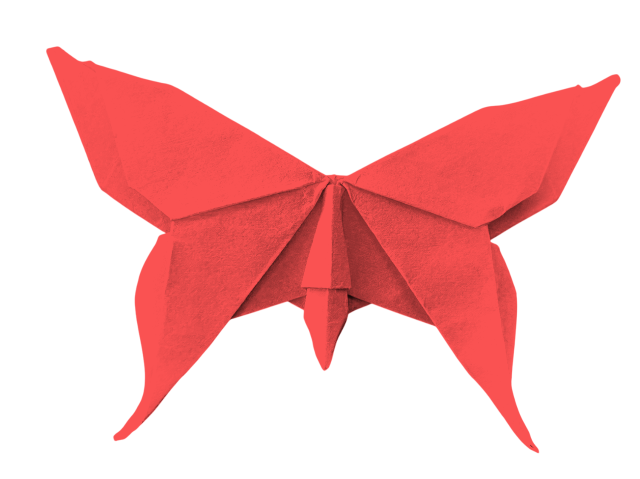
#> input picture animation/butterfly_colored/butterfly_bright_red.png, 1280 x 958 px, given in place of butterfly-hand-combined.jpg, which was not available (shown at 1/2 size)
$ python butterfly-script.py   (older library calls are emulated)
#> lines starting #> are read from the running program, lines starting #| are printed output that depends on the picture; after the words box and inside, x2 and y2 are one past the last pixel; in counts of white or black regions, pixels touching at a corner belong together; pictures that were not available may be replaced by others from this repository, and a replacement may not be noted
# Phase 1: Preprocessing
from PIL import Image, ImageOps
import numpy as np
import matplotlib.pyplot as plt

# = == Configurable Parameters ===
gamma = 1.5                 # Gamma correction factor
brightness_threshold = 20   # Brightness floor threshold (0–255)
alpha_sobel = 0     # Strength of soft enhancement
canny_boost = 255     # Brightness to add at hard edges


# === Load and Convert to Grayscale ===
input_path = "butterfly-hand-combined.jpg"
img = Image.open(input_path).convert("RGB")
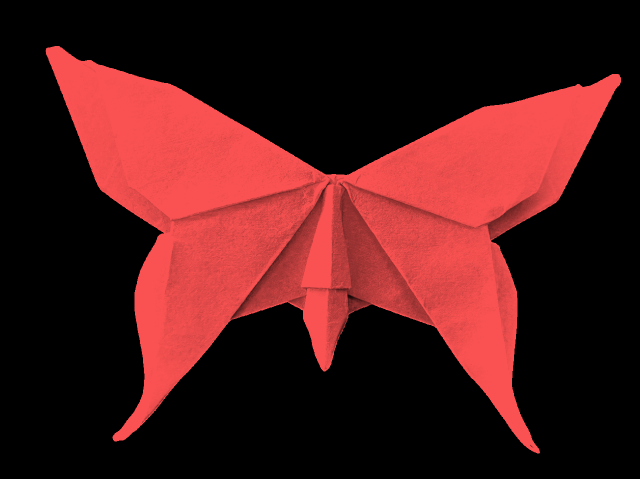
#> img: PIL image 1280x958 RGB (shown at 1/2 size); mean R, G, B 74.4, 24.3, 24.3
gray = ImageOps.grayscale(img)
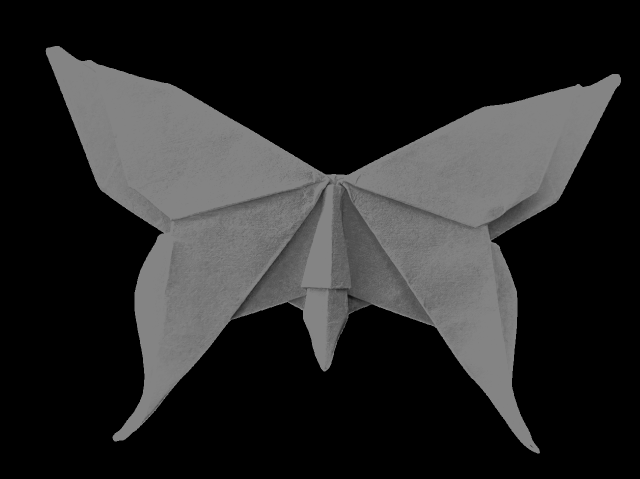
#> gray: PIL image 1280x958 L (shown at 1/2 size); min 0, max 132, mean 39.3
gray_np = np.array(gray).astype(np.float32)

# === Apply Gamma Correction ===
gamma_corrected = 255 * ((gray_np / 255) ** gamma)

# === Apply Brightness Threshold Floor ===
gamma_corrected[gamma_corrected < brightness_threshold] = 0
#> gamma_corrected: shape (958, 1280) float32; min 0, max 94.97, mean 27.3
gamma_corrected = np.clip(gamma_corrected, 0, 255).astype(np.uint8)

import cv2

# === Convert gamma-corrected image to uint8 for OpenCV ===
gamma_uint8 = gamma_corrected.astype(np.uint8)

# === Compute Sobel Edge Map ===
sobel_x = cv2.Sobel(gamma_uint8, cv2.CV_64F, 1, 0, ksize=3)
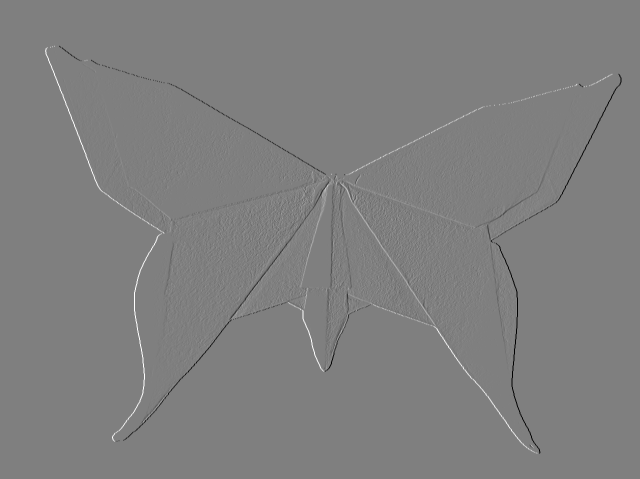
#> sobel_x: shape (958, 1280) float64 (shown at 1/2 size); min -376, max 376, mean 0; drawn with min black and max white
sobel_y = cv2.Sobel(gamma_uint8, cv2.CV_64F, 0, 1, ksize=3)
sobel_mag = np.hypot(sobel_x, sobel_y)
sobel_mag = np.clip(sobel_mag / sobel_mag.max(), 0, 1) * 255
sobel_mag = sobel_mag.astype(np.uint8)

# === Compute Canny Edge Map ===

canny_edges = cv2.Canny(gamma_uint8, threshold1=50, threshold2=150)
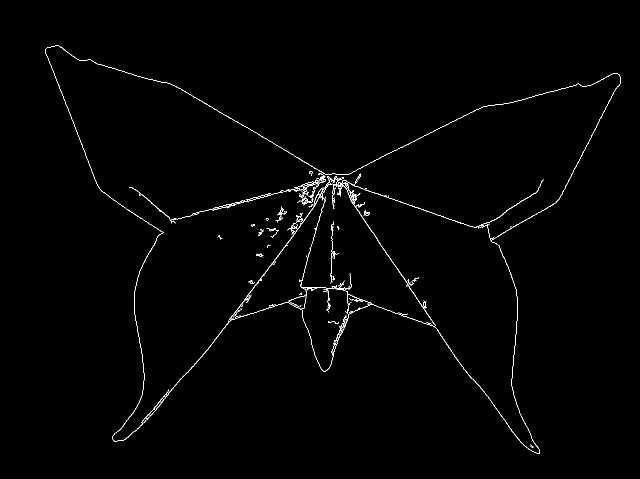
#> canny_edges: shape (958, 1280) (shown at 1/2 size); 0.84% white in thin lines or dots, all inside (x1, y1, x2, y2) = (91, 91, 1242, 907)
canny_mask = (canny_edges > 0).astype(np.uint8)

# === Blend Both into Brightness Map ===

enhanced = gamma_uint8 + (alpha_sobel * sobel_mag).astype(np.uint8)
enhanced = np.clip(enhanced, 0, 255)
enhanced += (canny_mask * canny_boost)
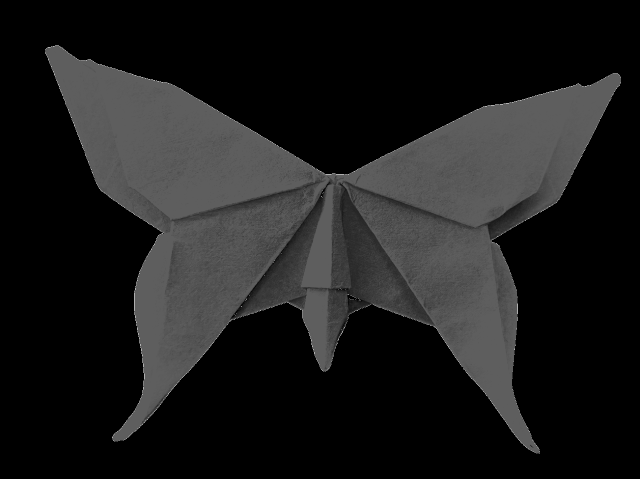
#> enhanced: shape (958, 1280) (shown at 1/2 size); min 0, max 255, mean 27.6
enhanced = np.clip(enhanced, 0, 255)

# === Apply Brightness Threshold Floor (Post-Blend) ===
enhanced[enhanced < brightness_threshold] = 0
#> enhanced: shape (958, 1280); under 0.01% of pixels changed, all inside (x1, y1, x2, y2) = (467, 388, 720, 659)
enhanced = enhanced.astype(np.uint8)

# === Save and Display ===
final_img = Image.fromarray(enhanced)
final_img.save("01_preprocessed2.png")

plt.imshow(final_img, cmap="gray")
plt.axis("off")
plt.title("01_preprocessed2.png (hybrid edge enhanced)")
plt.show()

import random
from PIL import ImageDraw, Image
import numpy as np
import matplotlib.pyplot as plt

# === Phase 2: Dot Sampling ===

# === Configurable Parameters ===
num_dots_target = 2500        # Total number of dots to sample
dot_radius = 4                # Radius of each dot in pixels
overlap_allowed = 0.3         # e.g., allow 50% diameter overlap
delta = 1                   # Controls brightness influence (delta < 1 favors dark, >1 favors light)

# === Load Preprocessed Image ===
gray_img = Image.open("01_preprocessed2.png")
gray_np = np.array(gray_img).astype(np.float32)
height, width = gray_np.shape
#> height = 958; width = 1280

# === Normalize to Probability Map and Apply Delta Curve ===
prob_map = (gray_np / 255.0) ** delta

# === Sample Dot Coordinates ===
coords = []
attempts = 0
max_attempts = num_dots_target * 10

while len(coords) < num_dots_target and attempts < max_attempts:
    x = random.randint(0, width - 1)
    y = random.randint(0, height - 1)
    if random.random() < prob_map[y, x]:
        coords.append((x, y))
    attempts += 1
#> after the loop, attempts = 22598; coords = 2500 pairs, first value 94 to 1238, second value 92 to 900

# === Filter Overlapping Dots ===
def filter_overlapping(coords, dot_radius, overlap_allowed):
#> called with dot_radius = 4, overlap_allowed = 0.3
    min_dist = 2 * dot_radius * (1 - overlap_allowed)
    min_dist_sq = min_dist ** 2
    accepted = []

    for x, y in coords:
        too_close = False
        for ax, ay in accepted:
            dx = x - ax
            dy = y - ay
            if dx * dx + dy * dy < min_dist_sq:
                too_close = True
                break
        if not too_close:
            accepted.append((x, y))
#> this loop made 2500 passes
#> (x, y) on passes 1 to 3: (447, 516), (1067, 266), (617, 564)
#> after the loop, accepted = 1900 pairs, first value 94 to 1238, second value 92 to 900
    return accepted

# === Apply Overlap Constraint ===
coords = filter_overlapping(coords, dot_radius, overlap_allowed)
#> coords has the same summary as accepted in filter_overlapping
print(f"Total dots after overlap filtering: {len(coords)}")
#| Total dots after overlap filtering: 1900

# === Render Dots ===
dot_image = Image.new("RGB", (width, height), "black")
#> dot_image: PIL image 1280x958 RGB; every value is 0
draw = ImageDraw.Draw(dot_image)

for x, y in coords:
    draw.ellipse(
        [(x - dot_radius, y - dot_radius), (x + dot_radius, y + dot_radius)],
        fill="white"
    )
#> this loop made 1900 passes

# === Save and Preview ===
dot_image.save("02_white_dots2.png")
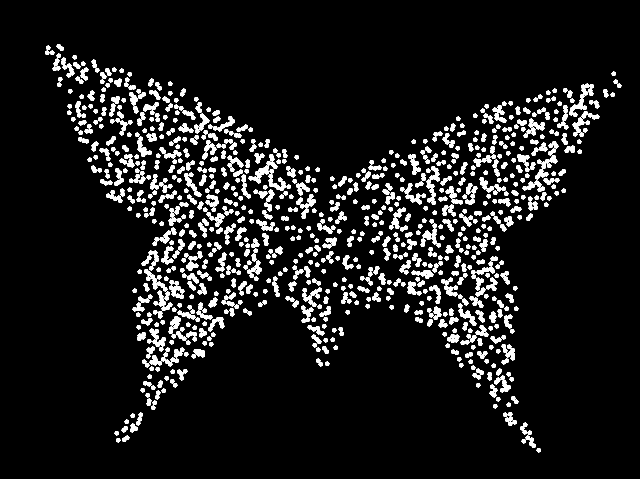
#> saved as 02_white_dots2.png: PIL image 1280x958 RGB (shown at 1/2 size); 9.1% white; 1035 white regions, largest, box (x1, y1, x2, y2) and area: (1138, 167, 1188, 234) 961, (497, 331, 538, 367) 565, (288, 538, 335, 583) 528
plt.imshow(dot_image)
plt.axis("off")
plt.title("02_white_dots2.png")
plt.show()

import colorsys

# === Configurable Parameters ===
light_thresh = 200
mid_thresh = 0
chroma_threshold = 0.1  # Below this, favor more neutral color in bin

# === Color Palette (bin-sorted) ===
color_bins = {
    'light': {
        'colors': {
            'Pale Ivory': '#F2E8D5',
            'Sky Blue': '#B8D9F9',
        }
    },
    'mid': {
        'colors': {
            'Warm Orange': '#F6A06D',
            'Lavender': '#9E85C4',
            'Muted Green': '#6BBF59',
        }
    },
    'dark': {
        'colors': {
            'Warm Brown': '#523F3A',
            'Slate Blue': '#303952',
        }
    }
}

# Convert hex to RGB (0–255) and to HSL (0–1)
def hex_to_rgb(h):
    h = h.lstrip('#')
    return tuple(int(h[i:i+2], 16) for i in (0, 2, 4))

def rgb_to_hsl(rgb):
    r, g, b = [v / 255.0 for v in rgb]
    return colorsys.rgb_to_hls(r, g, b)  # Returns (hue, lightness, saturation)

for bin_data in color_bins.values():
    color_data = []
    for name, hex_val in bin_data['colors'].items():
        rgb = hex_to_rgb(hex_val)
        h, l, s = rgb_to_hsl(rgb)
        chroma = s
        color_data.append({
            'name': name,
            'hex': hex_val,
            'rgb': rgb,
            'hue': h,
            'chroma': chroma
        })
    bin_data['colors'] = color_data

# === Load dot coordinates and original image ===
original_rgb = Image.open(input_path).convert("RGB")
dot_image = Image.new("RGB", original_rgb.size, "black")
draw = ImageDraw.Draw(dot_image)

colored_coords = []

for x, y in coords:
    x_i, y_i = int(round(x)), int(round(y))
    if not (0 <= x_i < original_rgb.width and 0 <= y_i < original_rgb.height):
        continue

    r, g, b = original_rgb.getpixel((x_i, y_i))
    lum = 0.299 * r + 0.587 * g + 0.114 * b

    # Assign tone bin
    if lum >= light_thresh:
        tone_bin = 'light'
    elif lum >= mid_thresh:
        tone_bin = 'mid'
    else:
        tone_bin = 'dark'

    h, l, s = rgb_to_hsl((r, g, b))
    chroma = s

    # Pick best match in bin
    best_color = None
    min_hue_diff = float('inf')
    for c in color_bins[tone_bin]['colors']:
        if chroma < chroma_threshold:
            best_color = min(color_bins[tone_bin]['colors'], key=lambda cc: cc['chroma'])
            break
        hue_diff = abs(h - c['hue'])
        if hue_diff > 0.5:
            hue_diff = 1.0 - hue_diff  # Wrap-around
        if hue_diff < min_hue_diff:
            min_hue_diff = hue_diff
            best_color = c

    draw.ellipse(
        [(x - dot_radius, y - dot_radius), (x + dot_radius, y + dot_radius)],
        fill=best_color['hex']
    )
    colored_coords.append((x, y, best_color['hex']))
#> this loop made 1900 passes
#> (x, y, x_i, y_i, lum) on passes 1 to 12: (447, 516, 447, 516, 122.6), (1067, 266, 1067, 266, 131.2), (617, 564, 617, 564, 132.2), (532, 487, 532, 487, 113.1), (871, 635, 871, 635, 116.8), (1166, 173, 1166, 173, 0), (1084, 256, 1084, 256, 130.9), (905, 681, 905, 681, 108.3), (637, 664, 637, 664, 132.2), (855, 323, 855, 323, 129), (309, 277, 309, 277, 132.2), (979, 748, 979, 748, 132.2)
#> (x, y) on passes 28 to 33: (447, 305), (811, 455), (517, 362), (401, 609), (1092, 348), (676, 393)

# === Phase 4: Accent Injection ===
# Assumes: `colored_coords` from Phase 3 and `original_rgb` already loaded

# === Tunable Parameters ===
accent_chroma_threshold = 0.4
accent_luminance_min = 60
accent_luminance_max = 230
red_hue_range = [(0.95, 1.0), (0.0, 0.05)]
yellow_hue_range = [(0.12, 0.18)]

# === Accent Colors ===
accent_colors = {
    'Bright Red': '#FA5252',
    'Vivid Yellow': '#FEE440'
}

# === Hue Matching Function ===
def in_hue_range(h, ranges):
    for low, high in ranges:
        if low <= h <= high:
            return True
    return False

# === Process All Dots ===
updated_coords = []

for x, y, prev_color in colored_coords:
    x_i, y_i = int(round(x)), int(round(y))
    if not (0 <= x_i < original_rgb.width and 0 <= y_i < original_rgb.height):
        updated_coords.append((x, y, prev_color))
        continue

    r, g, b = original_rgb.getpixel((x_i, y_i))
    h, l, s = rgb_to_hsl((r, g, b))
    chroma = s
    luminance = 0.299 * r + 0.587 * g + 0.114 * b

    if (chroma > accent_chroma_threshold and
        accent_luminance_min <= luminance <= accent_luminance_max):

        if in_hue_range(h, red_hue_range):
            updated_coords.append((x, y, accent_colors['Bright Red']))
            continue
        elif in_hue_range(h, yellow_hue_range):
            updated_coords.append((x, y, accent_colors['Vivid Yellow']))
            continue

    updated_coords.append((x, y, prev_color))
#> this loop made 1900 passes
#> (x, y, prev_color) on passes 1 to 3: (447, 516, '#F6A06D'), (1067, 266, '#F6A06D'), (617, 564, '#F6A06D')

# === Re-render Image with Accents ===
accent_image = Image.new("RGB", original_rgb.size, "black")
draw = ImageDraw.Draw(accent_image)

for x, y, color in updated_coords:
    draw.ellipse(
        [(x - dot_radius, y - dot_radius), (x + dot_radius, y + dot_radius)],
        fill=color
    )
#> this loop made 1900 passes
#> (x, y, color) on passes 1 to 3: (447, 516, '#FA5252'), (1067, 266, '#FA5252'), (617, 564, '#FA5252')

accent_image.save("04_colored_with_accents2.png")
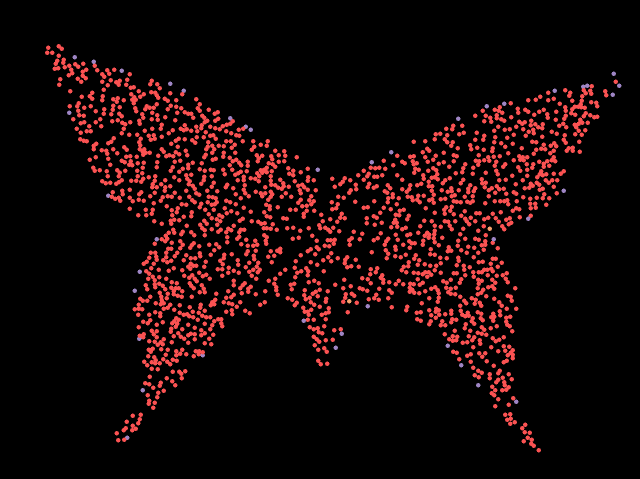
#> saved as 04_colored_with_accents2.png: PIL image 1280x958 RGB (shown at 1/2 size); mean R, G, B 22.6, 7.6, 7.7
plt.imshow(accent_image)
plt.axis("off")
plt.title("04_colored_with_accents2.png")
plt.show()

from collections import Counter

# === Count and Print Final Color Usage ===
color_counts = Counter(color for _, _, color in updated_coords)
total_dots = sum(color_counts.values())

# Map hex back to color names
hex_to_name = {v: k for k, v in {
    **{c['name']: c['hex'] for b in color_bins.values() for c in b['colors']},
    **accent_colors
}.items()}

# Print counts and percentages
print("\n=== Dot Counts by Color ===")
for hex_val, count in color_counts.most_common():
    name = hex_to_name.get(hex_val, hex_val)
    pct = 100 * count / total_dots
    print(f"{name:<15} {count:>5}  ({pct:5.2f}%)")
#> this loop made 3 passes
#> (hex_val, count) on passes 1 to 3: ('#FA5252', 1858), ('#9E85C4', 40), ('#F6A06D', 2)
#| Bright Red       1858  (97.79%)
#| Lavender           40  ( 2.11%)
#| Warm Orange         2  ( 0.11%)


import os
import json
import re
import random
from PIL import Image, ImageDraw

# === Configuration ===
input_path = "butterfly-hand-combined.jpg"
coords_js_path = "updated_coords.js"
butterfly_folder = "butterfly_colored"
output_path = "butterfly_render.png"
dot_radius = 6.4  # scale reference
dot_diameter = dot_radius * 2

# === Load Coordinates from JS ===
#> (the run stopped early here; a loop or call above may not have finished)
